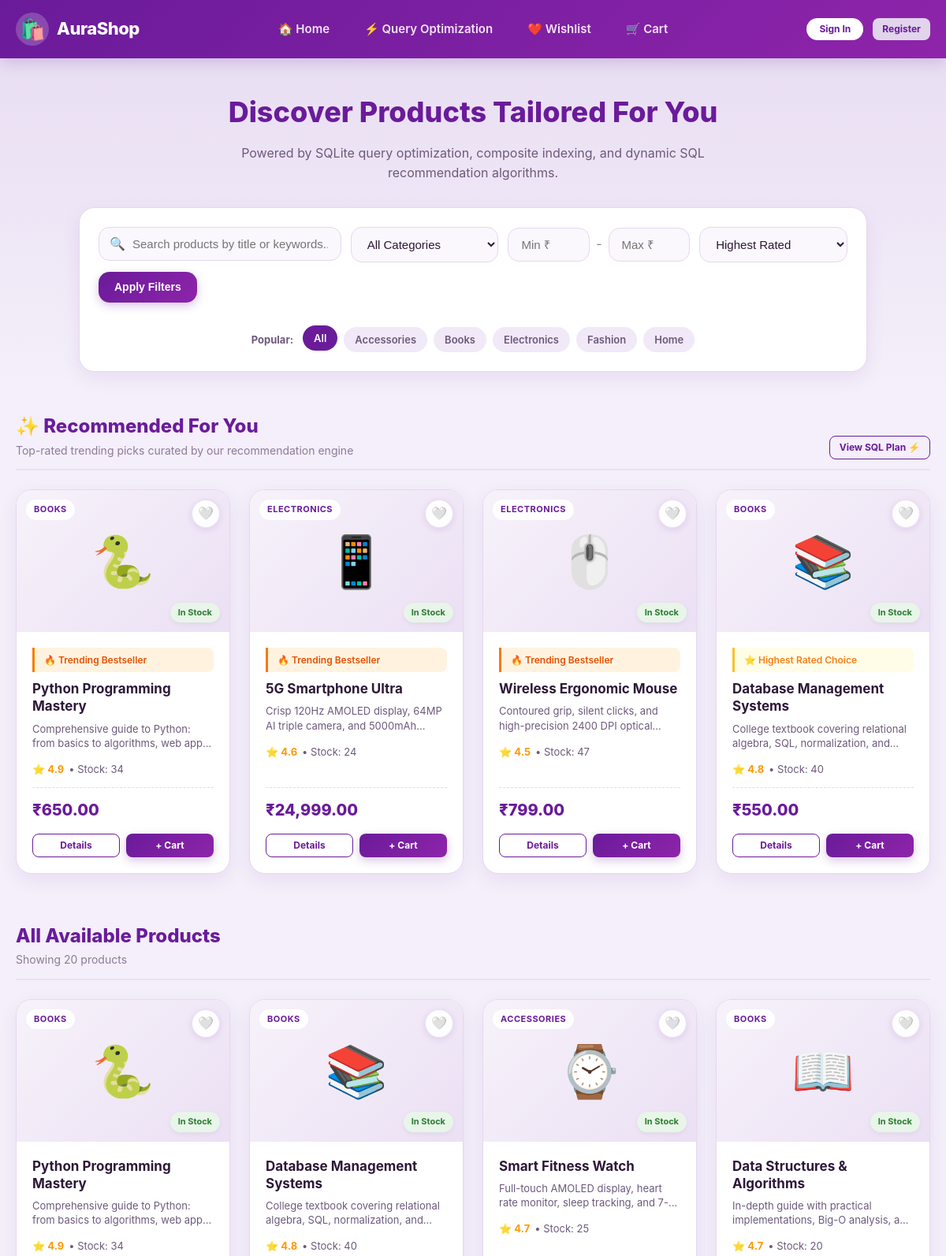
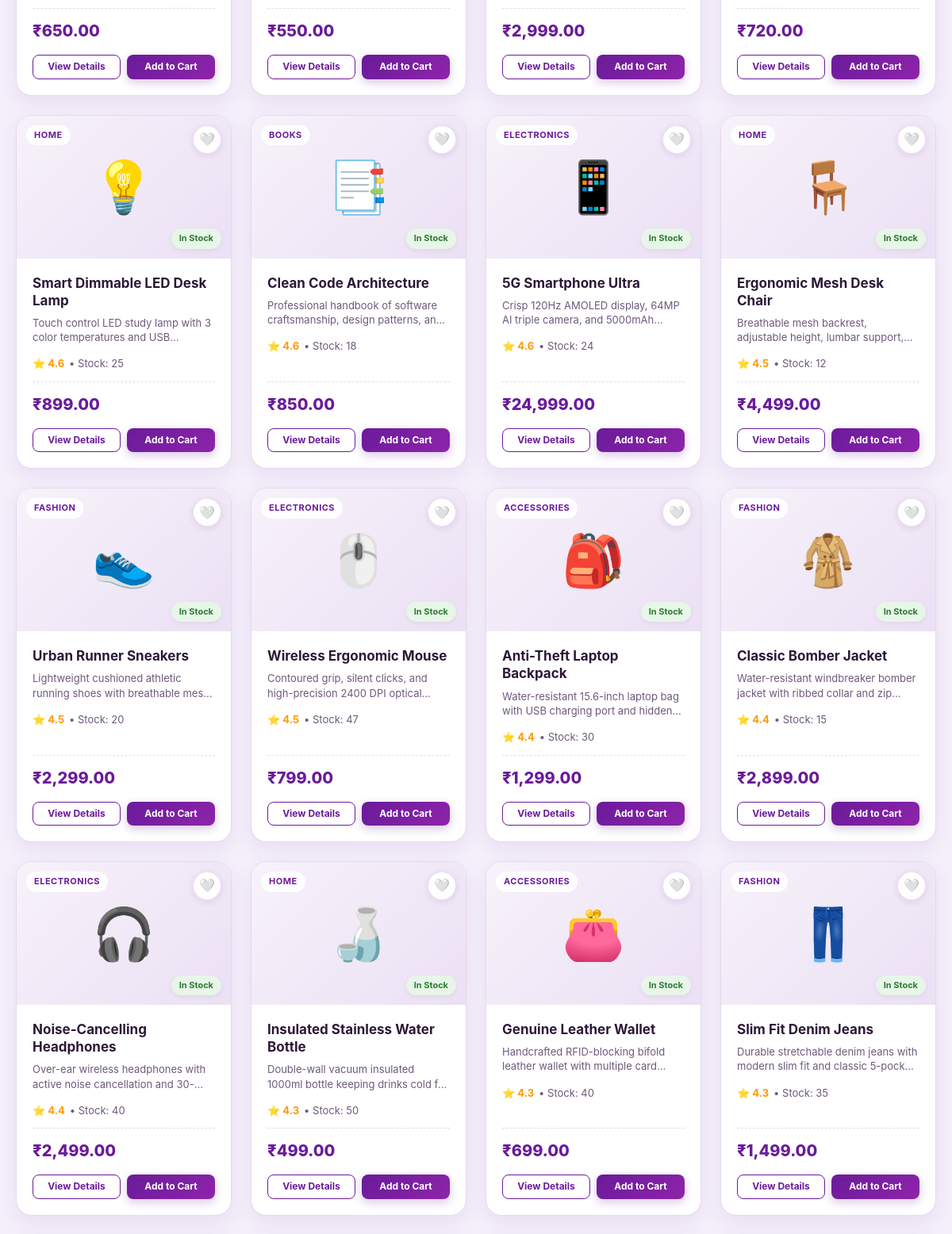
The page / (upper part) on the database its author committed (2 pictures, top to bottom).
### tables this page shows
CREATE TABLE products (
            product_id INTEGER PRIMARY KEY AUTOINCREMENT,
            name TEXT NOT NULL,
            category TEXT NOT NULL,
            price REAL NOT NULL,
            rating REAL DEFAULT 0,
            stock INTEGER DEFAULT 0,
            description TEXT,
            image TEXT
        );

### app.py (the view)
@app.route("/")
def home():
    keyword = request.args.get("search", "").strip()
    category = request.args.get("category", "").strip()
    min_price_raw = request.args.get("min_price", "").strip()
    max_price_raw = request.args.get("max_price", "").strip()
    sort_by = request.args.get("sort_by", "rating_desc").strip()
    try:
        min_price = float(min_price_raw) if min_price_raw else None
    except ValueError:
        min_price = None
    try:
        max_price = float(max_price_raw) if max_price_raw else None
    except ValueError:
        max_price = None
    products = search_products(keyword, category, min_price, max_price, sort_by)
    categories = get_all_categories()
    user_id = session.get("user_id")
    recommendations = get_personalized_recommendations(user_id=user_id, limit=4)
    conn = get_connection()
    featured_products = conn.execute("""
        SELECT product_id, name, category, price, rating, stock, description, image
        FROM products
        WHERE stock > 0
        ORDER BY rating DESC, price DESC
        LIMIT 4
    """).fetchall()
    conn.close()
    return render_template(
        "index.html",
        products=products,
        categories=categories,
        featured_products=featured_products,
        recommendations=recommendations,
        keyword=keyword,
        selected_category=category,
        min_price=min_price_raw,
        max_price=max_price_raw,
        sort_by=sort_by
    )

### database.py (called while the page is built)
def get_connection():
    conn = sqlite3.connect(DB_NAME)
    conn.row_factory = sqlite3.Row
    conn.execute("PRAGMA foreign_keys = ON;")
    return conn

### optimizer.py (called while the page is built)
def get_all_categories():
    conn = get_connection()
    rows = conn.execute("SELECT DISTINCT category FROM products ORDER BY category ASC").fetchall()
    conn.close()
    return [r["category"] for r in rows]

### templates/index.html (shortened to what this page needs)
{% extends "base.html" %}
{% block content %}
<section class="hero-section">
    <div class="container">
        <h1 class="hero-title">Discover Products Tailored For You</h1>
        <p class="hero-subtitle">
            Powered by SQLite query optimization, composite indexing, and dynamic SQL recommendation algorithms.
        </p>
        <div class="search-filter-card">
            <form action="{{ url_for('home') }}" method="GET" class="search-form">
                <div class="search-input-group">
                    <div class="search-input-wrapper">
                        <span class="search-icon">🔍</span>
                        <input
                            type="text"
                            name="search"
                            class="form-control"
                            placeholder="Search products by title or keywords..."
                            value="{{ keyword }}"
                        >
                    </div>
                    <select name="category" class="form-control filter-select">
                        <option value="">All Categories</option>
                    </select>
                    <div class="price-inputs">
                        <input
                            type="number"
                            name="min_price"
                            class="form-control"
                            placeholder="Min ₹"
                            min="0"
                            step="50"
                            value="{{ min_price }}"
                        >
                        <span style="color: var(--text-muted);">-</span>
                        <input
                            type="number"
                            name="max_price"
                            class="form-control"
                            placeholder="Max ₹"
                            min="0"
                            step="50"
                            value="{{ max_price }}"
                        >
                    </div>
                    <select name="sort_by" class="form-control filter-select">
                        <option value="rating_desc" {% if sort_by == 'rating_desc' %}selected{% endif %}>Highest Rated</option>
                    </select>
                    <button type="submit" class="btn btn-primary">Apply Filters</button>
                </div>
                <div class="category-pills">
                    <span style="font-size: 13px; font-weight: 700; color: var(--text-secondary); margin-right: 4px; align-self: center;">Popular:</span>
                    <a href="{{ url_for('home') }}" class="pill-link {% if not selected_category %}active{% endif %}">All</a>
                    {% for cat in categories %}
                        <a href="{{ url_for('home', category=cat) }}" class="pill-link {% if selected_category == cat %}active{% endif %}">
                            {{ cat }}
                        </a>
                    {% endfor %}
                </div>
            </form>
        </div>
    </div>
</section>
<div class="container">
    {% if recommendations and not keyword and not selected_category and not min_price and not max_price %}
    <section class="section">
        <div class="section-header">
            <div>
                <h2 class="section-title">✨ Recommended For You</h2>
                <p class="section-subtitle">
                    {% if current_user %}
                        Customized based on your recent activity in our SQLite database
                    {% else %}
                        Top-rated trending picks curated by our recommendation engine
                    {% endif %}
                </p>
            </div>
            <a href="{{ url_for('optimization') }}" class="btn btn-sm btn-outline">View SQL Plan ⚡</a>
        </div>
        <div class="product-grid">
            {% for item in recommendations %}
            <div class="product-card">
                <div class="product-image-box">
                    <span>{{ item.image or '🛍️' }}</span>
                    <span class="product-category-tag">{{ item.category }}</span>
                    <a href="{{ url_for('add_to_wishlist', product_id=item.product_id) }}"
                       class="wishlist-btn {% if item.product_id in user_wishlist_ids %}active{% endif %}"
                       title="{% if item.product_id in user_wishlist_ids %}Saved in Wishlist{% else %}Add to Wishlist{% endif %}">
                        {% if item.product_id in user_wishlist_ids %}❤️{% else %}🤍{% endif %}
                    </a>
                    {% if item.stock > 5 %}
                        <span class="stock-tag stock-in">In Stock</span>
                    {% elif item.stock > 0 %}
                        <span class="stock-tag stock-low">Only {{ item.stock }} left</span>
                    {% else %}
                        <span class="stock-tag stock-out">Out of Stock</span>
                    {% endif %}
                </div>
                <div class="product-content">
                    <div class="recommendation-banner badge-{{ item.badge_color or 'purple' }}">
                        <span>{{ item.recommendation_reason }}</span>
                    </div>
                    <h3 class="product-title">{{ item.name }}</h3>
                    <p class="product-desc">{{ item.description }}</p>
                    <div class="product-rating">
                        <span class="star-rating">⭐ {{ "%.1f"|format(item.rating) }}</span>
                        <span>• Stock: {{ item.stock }}</span>
                    </div>
                    <div class="product-price-row">
                        <div class="product-price">₹{{ "{:,.2f}".format(item.price) }}</div>
                    </div>
                    <div class="product-actions">
                        <a href="{{ url_for('product_details', product_id=item.product_id) }}" class="btn btn-outline btn-sm">
                            Details
                        </a>
                        {% if item.stock > 0 %}
                            <a href="{{ url_for('add_to_cart', product_id=item.product_id) }}" class="btn btn-primary btn-sm">
                                + Cart
                            </a>
                        {% else %}
                            <button class="btn btn-secondary btn-sm" disabled>Sold Out</button>
                        {% endif %}
                    </div>
                </div>
            </div>
            {% endfor %}
        </div>
    </section>
    {% endif %}
    <section class="section">
        <div class="section-header">
            <div>
                <h2 class="section-title">
                    {% if keyword or selected_category or min_price or max_price %}
                        Search Results
                    {% else %}
                        All Available Products
                    {% endif %}
                </h2>
                <p class="section-subtitle">
                    Showing {{ products|length }} product{% if products|length != 1 %}s{% endif %}
                </p>
            </div>
        </div>
        {% if products %}
        <div class="product-grid">
            {% for product in products %}
            <div class="product-card">
                <div class="product-image-box">
                    <span>{{ product.image or '🛍️' }}</span>
                    <span class="product-category-tag">{{ product.category }}</span>
                    <a href="{{ url_for('add_to_wishlist', product_id=product.product_id) }}"
                       class="wishlist-btn {% if product.product_id in user_wishlist_ids %}active{% endif %}"
                       title="{% if product.product_id in user_wishlist_ids %}Saved in Wishlist{% else %}Add to Wishlist{% endif %}">
                        {% if product.product_id in user_wishlist_ids %}❤️{% else %}🤍{% endif %}
                    </a>
                    {% if product.stock > 5 %}
                        <span class="stock-tag stock-in">In Stock</span>
                    {% elif product.stock > 0 %}
                        <span class="stock-tag stock-low">Only {{ product.stock }} left</span>
                    {% else %}
                        <span class="stock-tag stock-out">Out of Stock</span>
                    {% endif %}
                </div>
                <div class="product-content">
                    <h3 class="product-title">{{ product.name }}</h3>
                    <p class="product-desc">{{ product.description }}</p>
                    <div class="product-rating">
                        <span class="star-rating">⭐ {{ "%.1f"|format(product.rating) }}</span>
                        <span>• Stock: {{ product.stock }}</span>
                    </div>
                    <div class="product-price-row">
                        <div class="product-price">₹{{ "{:,.2f}".format(product.price) }}</div>
                    </div>
                    <div class="product-actions">
                        <a href="{{ url_for('product_details', product_id=product.product_id) }}" class="btn btn-outline btn-sm">
                            View Details
                        </a>
                        {% if product.stock > 0 %}
                            <a href="{{ url_for('add_to_cart', product_id=product.product_id) }}" class="btn btn-primary btn-sm">
                                Add to Cart
                            </a>
                        {% else %}
                            <button class="btn btn-secondary btn-sm" disabled>Out of Stock</button>
                        {% endif %}
                    </div>
                </div>
            </div>
            {% endfor %}
        </div>
        {% endif %}
    </section>
</div>
{% endblock %}

### rows shown on the page
products: image "🐍", category "BOOKS", shows "In Stock", recommendation_reason "🔥 Trending Bestseller", name "Python Programming Mastery", description "Comprehensive guide to Python: from basics to algorithms, web…", rating "4.9", stock "34", price "650.00"
products: image "📱", category "ELECTRONICS", shows "In Stock", recommendation_reason "🔥 Trending Bestseller", name "5G Smartphone Ultra", description "Crisp 120Hz AMOLED display, 64MP AI triple camera, and…", rating "4.6", stock "24", price "24,999.00"
products: image "🖱️", category "ELECTRONICS", shows "In Stock", recommendation_reason "🔥 Trending Bestseller", name "Wireless Ergonomic Mouse", description "Contoured grip, silent clicks, and high-precision 2400 DPI…", rating "4.5", stock "47", price "799.00"
products: image "📚", category "BOOKS", shows "In Stock", recommendation_reason "⭐ Highest Rated Choice", name "Database Management Systems", description "College textbook covering relational algebra, SQL, normalization,…", rating "4.8", stock "40", price "550.00"
products: image "⌚", category "ACCESSORIES", shows "In Stock", name "Smart Fitness Watch", description "Full-touch AMOLED display, heart rate monitor, sleep tracking,…", rating "4.7", stock "25", price "2,999.00"
products: image "📖", category "BOOKS", shows "In Stock", name "Data Structures & Algorithms", description "In-depth guide with practical implementations, Big-O analysis,…", rating "4.7", stock "20", price "720.00"
products: image "💡", category "HOME", shows "In Stock", name "Smart Dimmable LED Desk Lamp", description "Touch control LED study lamp with 3 color temperatures and…", rating "4.6", stock "25", price "899.00"
products: image "📑", category "BOOKS", shows "In Stock", name "Clean Code Architecture", description "Professional handbook of software craftsmanship, design patterns,…", rating "4.6", stock "18", price "850.00"
products: image "🪑", category "HOME", shows "In Stock", name "Ergonomic Mesh Desk Chair", description "Breathable mesh backrest, adjustable height, lumbar…", rating "4.5", stock "12", price "4,499.00"
products: image "👟", category "FASHION", shows "In Stock", name "Urban Runner Sneakers", description "Lightweight cushioned athletic running shoes with breathable…", rating "4.5", stock "20", price "2,299.00"
products: image "🎒", category "ACCESSORIES", shows "In Stock", name "Anti-Theft Laptop Backpack", description "Water-resistant 15.6-inch laptop bag with USB charging port and…", rating "4.4", stock "30", price "1,299.00"
products: image "🧥", category "FASHION", shows "In Stock", name "Classic Bomber Jacket", description "Water-resistant windbreaker bomber jacket with ribbed collar and…", rating "4.4", stock "15", price "2,899.00"
products: image "🎧", category "ELECTRONICS", shows "In Stock", name "Noise-Cancelling Headphones", description "Over-ear wireless headphones with active noise cancellation…", rating "4.4", stock "40", price "2,499.00"
products: image "🍶", category "HOME", shows "In Stock", name "Insulated Stainless Water Bottle", description "Double-wall vacuum insulated 1000ml bottle keeping drinks cold…", rating "4.3", stock "50", price "499.00"
products: image "👛", category "ACCESSORIES", shows "In Stock", name "Genuine Leather Wallet", description "Handcrafted RFID-blocking bifold leather wallet with multiple…", rating "4.3", stock "40", price "699.00"
products: image "👖", category "FASHION", shows "In Stock", name "Slim Fit Denim Jeans", description "Durable stretchable denim jeans with modern slim fit and classic…", rating "4.3", stock "35", price "1,499.00"

### other values the page prints
{{ cat }} "Accessories" "Books" "Electronics" "Fashion" "Home"
{{ products|length }} "20"
